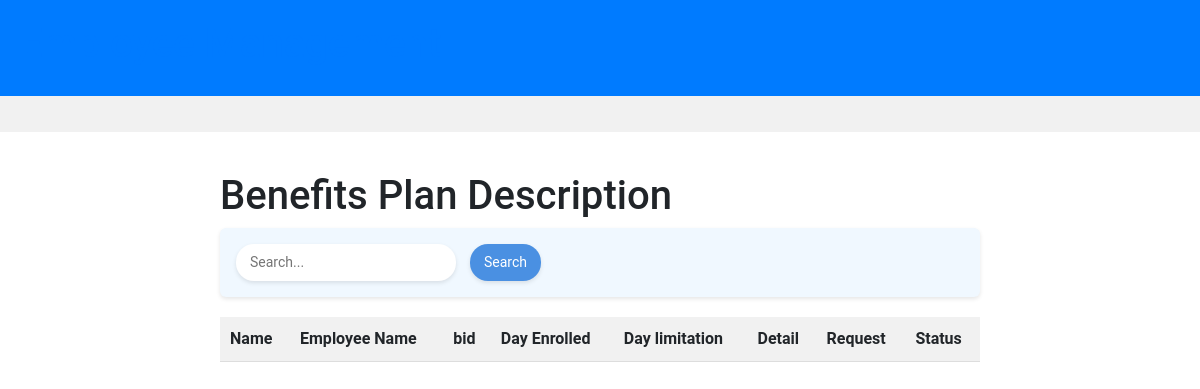
Page /benefit/sum/ (signed in) on the earlier database version.
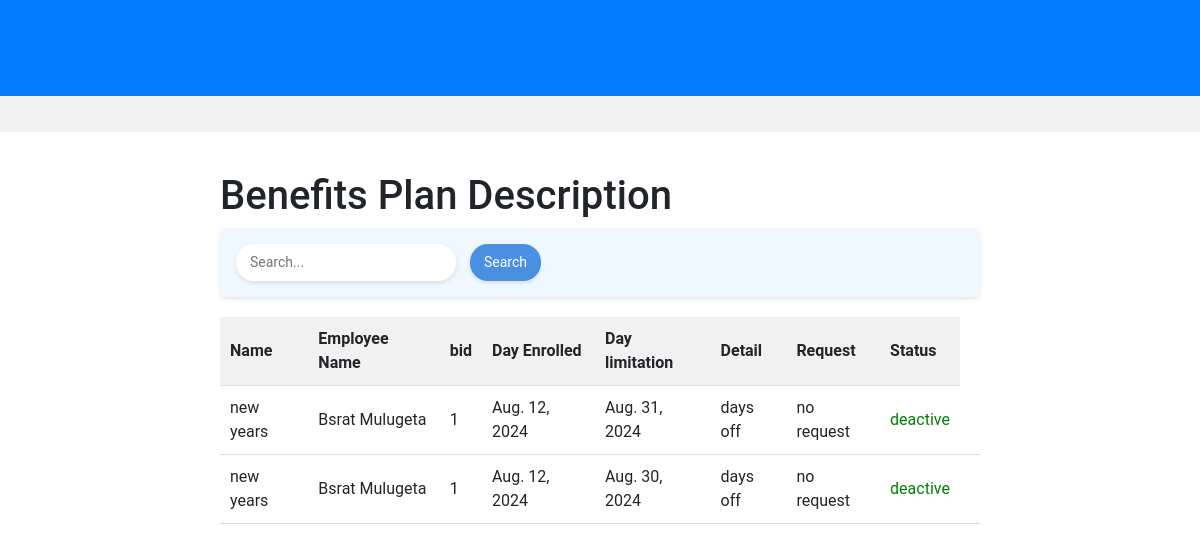
Same page on the later database version.
### benefits/models.py (models this page shows)
class Enrollement(models.Model):
    id = models.AutoField(primary_key=True)
    user = models.EmailField(default="123@gmail.com")
    ename = models.CharField(max_length=200,default="")
    cost = models.IntegerField(default=0)
    bid = models.IntegerField()
    name = models.CharField(max_length=200)
    Request = models.CharField(max_length=200,default="no request")
    expiration_date = models.DateField()
    Request_date = models.DateField(auto_now=True)
    enrollement_date = models.DateField(default="2000-11-11")
    state =  models.CharField(max_length=200,default='no request')
    type =  models.CharField(max_length=200,default="Other")
    detail = models.CharField(max_length=500)

### benefits/views.py (the view)
# urls.py: path("sum/", views.sum),
@login_required(login_url="login")
def sum(request):
    now = datetime.date.today()
    plans = Enrollement.objects.all()
    if request.method == "POST" :
        if 'search' in request.POST:
            search = request.POST['search']
            plans = Enrollement.objects.filter(name = search).all()
    return render (request , 'benefit/sum.html',{"plans":plans,"time":now} )

### templates/benefit/sum.html (shortened to what this page needs)
{% extends 'base.html' %}
{% block content %}
{% load static %}
<link rel="stylesheet" href="{% static 'style.css' %}">
  <div class="container">
    <h1>Benefits Plan Description</h1>
    <div class="search-and-filters">
      <div class="search-container">
        <form action ="" method="POST">
          <input type="text" class="search-input" placeholder="Search..." name = "search">
        <button class="search-button" >
          Search
        </button>
        </form>
        </div>
        </div>
    <table>
      <thead>
        <tr>
          <th>Name</th>
          <th>Employee Name</th>
          <th>bid</th>
          <th>Day Enrolled</th>
          <th>Day limitation</th>
          <th>Detail</th>
          <th>Request</th>
          <th>Status</th>
        </tr>
      </thead>
      <tbody>
        {% for p in plans %}
        {% if p.state != "rejected"%}
        <tr>
          <td>{{p.name}}</td>
          <td>{{p.ename}}</td>
          <td>{{p.bid}}</td>
          <td>{{p.enrollement_date}}</td>
          <td>{{p.expiration_date}}</td>
          <td>{{p.detail}}</td>
          <td>{{p.Request}}</td>
          {% if p.state == "deactive"%}
          <td id ="active" style="color: green;">deactive</td>
          {% endif %}
          <td>
          </td>
        </tr>
        {% endif %}
        {% endfor %}
      </tbody>
    </table>
  </div>
{% endblock %}

### templates/base.html (shortened to what this page needs)
<!DOCTYPE html>
<html lang="en">
<head>
    <link rel="stylesheet" href="https://stackpath.bootstrapcdn.com/bootstrap/4.5.2/css/bootstrap.min.css">
    <link href="https://maxcdn.bootstrapcdn.com/bootstrap/4.5.2/css/bootstrap.min.css" rel="stylesheet">
</head>
<body>
    <header>
        <h1><a href= "{% url "homepage" %}">Employee Management</a></h1>
    </header>
    <nav>
    </nav>
    <div>
        {% block content %}{% endblock %}
    </div>
</body>
</html>

### static/style.css (style rules this page uses)
body { font-family: 'Roboto', sans-serif; margin: 0; padding: 0; }
header { background-color: #007bff; color: #fff; padding: 20px; display: flex; justify-content: space-between; align-items: center; }
nav { background-color: #f1f1f1; padding: 10px; text-align: center; }
table { width: 100%; border-collapse: collapse; }
th, td { padding: 10px; text-align: left; border-bottom: 1px solid #ddd; }
th { background-color: #f1f1f1; }
.search-and-filters { display: flex; justify-content: space-between; align-items: center; margin-bottom: 20px; background-color: #f0f8ff; padding: 16px; border-radius: 6px; box-shadow: 0 2px 4px rgba(0, 0, 0, 0.1); }
.search-container { display: flex; align-items: center; }
.search-input { padding: 8px 14px; border: none; border-radius: 18px; font-size: 14px; background-color: #fff; box-shadow: 0 2px 4px rgba(0, 0, 0, 0.1); margin-right: 10px; width: 220px; }
.search-button { background-color: #4a90e2; color: white; border: none; padding: 8px 14px; border-radius: 18px; cursor: pointer; font-size: 14px; box-shadow: 0 2px 4px rgba(0, 0, 0, 0.1); }
.container { max-width: 800px; margin: 0 auto; padding: 40px 20px; }
button { background-color: #1e90ff; color: #fff; border: none; border-radius: 4px; padding: 8px 12px; cursor: pointer; font-size: 14px; }

Differences in the rows shown:
added Enrollement: name "new years", ename "Bsrat Mulugeta", bid "1", enrollement_date "Aug. 12, 2024", expiration_date "Aug. 31, 2024", detail "days off", Request "no request", state "deactive"
added Enrollement: name "new years", ename "Bsrat Mulugeta", bid "1", enrollement_date "Aug. 12, 2024", expiration_date "Aug. 30, 2024", detail "days off", Request "no request", state "deactive"
